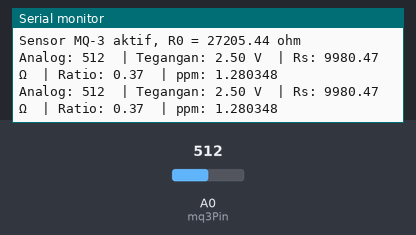
Bench run of a sketch on a simulated Arduino Uno, built with avr-gcc and run on an emulated ATmega328P. Parts: the last lines printed to the serial monitor. The test bench sets the inputs (shaded band); at power-on: A0 (mq3Pin) = 512.

Above: at 3.8 s.
3.9 s: A0 (mq3Pin) set to 0
At 6.5 s:
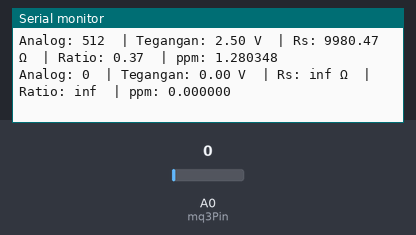
10.5 s: A0 (mq3Pin) set to 1023
At 13.1 s:
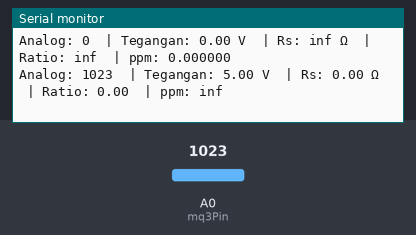

The sketch:

Karakterisasi_Sensor.ino
```cpp
// Pin sensor
const int mq3Pin = A0;

// Konstanta sensor (dari datasheet MQ-3, sesuaikan untuk akurasi lebih tinggi)
const float A = 0.4;       // konstanta empiris
const float B = -0.35;     // konstanta empiris

// Parameter ADC dan resistor
const float RL = 10000.0;  // Resistor Load (RL) 10k ohm
const float Vc = 5.0;      // Tegangan catu (Vcc 5V Arduino)

// Nilai R0 dari hasil kalibrasi sebelumnya
float R0 = 27205.44;  // Gunakan nilai hasil kalibrasi

void setup() {
  Serial.begin(9600);
  Serial.print("Sensor MQ-3 aktif, R0 = ");
  Serial.print(R0);
  Serial.println(" ohm");
}

void loop() {
  int adcValue = analogRead(mq3Pin);
  float sensorVoltage = (adcValue / 1023.0) * Vc;
  float Rs = RL * (Vc - sensorVoltage) / sensorVoltage;
  float ratio = Rs / R0;

  float ppm = pow((ratio / A), (1.0 / B));

  Serial.print("Analog: ");
  Serial.print(adcValue);
  Serial.print("  | Tegangan: ");
  Serial.print(sensorVoltage);
  Serial.print(" V  | Rs: ");
  Serial.print(Rs);
  Serial.print(" Ω  | Ratio: ");
  Serial.print(ratio);
  Serial.print("  | ppm: ");
  Serial.println(ppm,6);

  delay(3000);
}
```

Measured:
- after the input at 3.9 s, the serial monitor: prints a new line after 2.2 s (image 1)
- after the input at 10.5 s, the serial monitor: prints a new line after 1.6 s (image 2)
